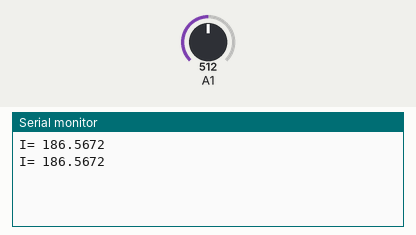
The sketch below on a simulated Arduino Uno, built with avr-gcc and run on an emulated ATmega328P. On the bench: the last lines printed to the serial monitor. The test bench sets the inputs (shaded band); at power-on: A1 = 512.

Above: at 1.8 s.
1.9 s: A1 set to 716
At 2.8 s:
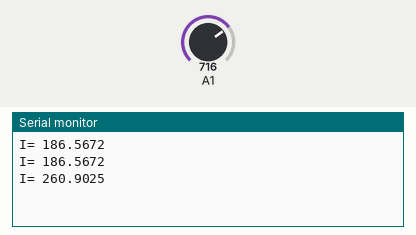
3.4 s: A1 set to 900
At 4.5 s:
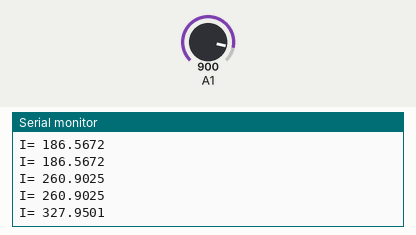
Timing chart, 0 to 6.4 s (numbered marks = the images above; inputs shaded):
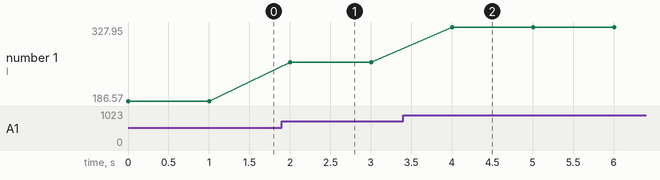

The sketch:

voltmeter.ino
```cpp
float input_voltage = 0.0;
float intensity = 0;
float res = 1340 ;
void setup()
{
   Serial.begin(9600);     //  opens serial port, sets data rate to 9600 bps
 }
void loop()
{


   int analog_value = analogRead  (A1);
   input_voltage = (analog_value * 5.0) / 1024.0;


  /* if (input_voltage < 0.02)
   {
     input_voltage=0.0;
   }
   */
  intensity = input_voltage * 100000/ res;
    Serial.print("I= ");
    Serial.println(intensity,4);
    delay(1000);
}
```

Measured:
- after the input at 1.9 s, the serial monitor: prints a new line after 0.10 s (image 1)
- after the input at 3.4 s, the serial monitor: prints a new line after 0.60 s (image 2)
- plotted number 1: 186.57 → 260.9 after the input at 1.9 s, 260.9 → 327.95 after the input at 3.4 s
